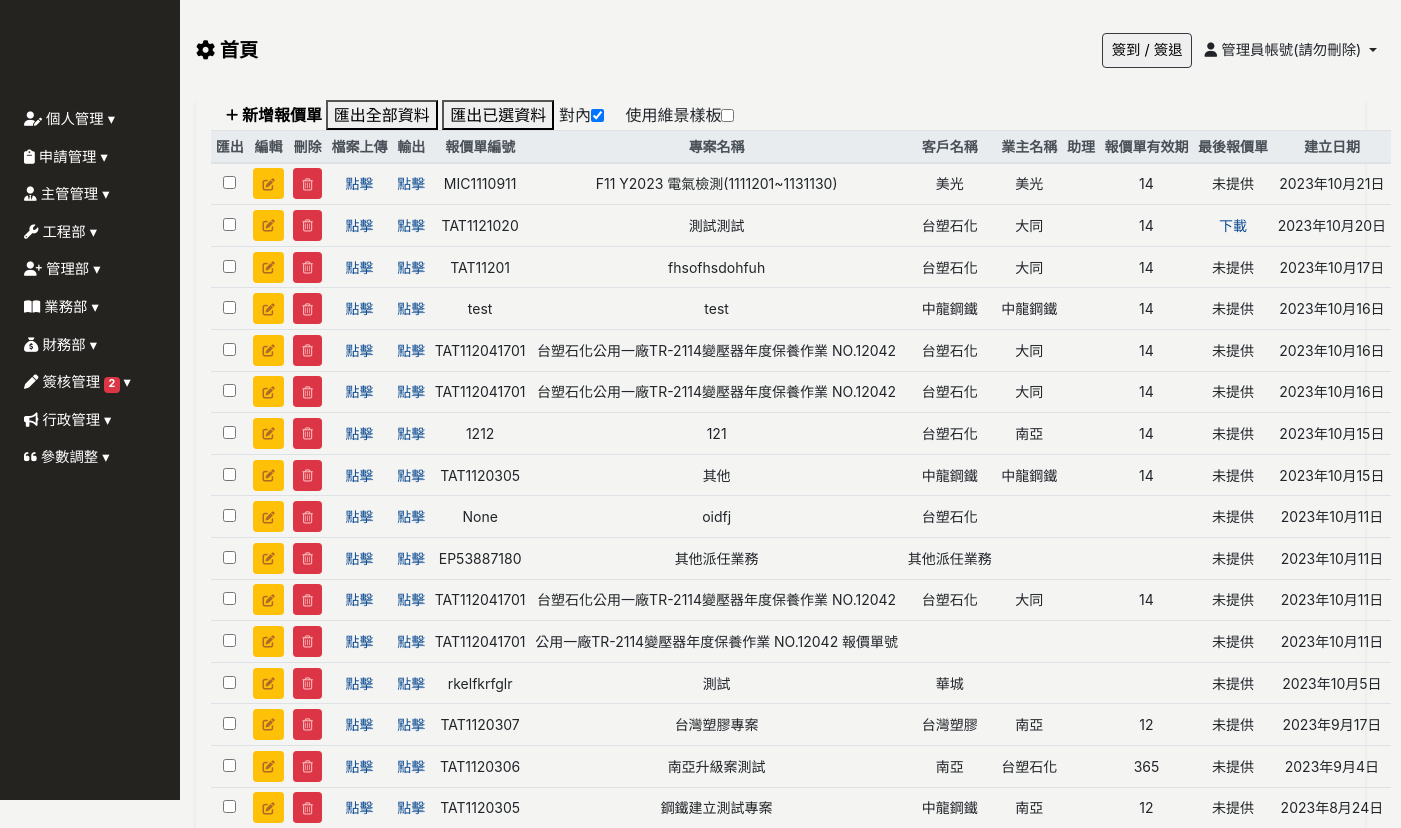
/quotation (signed in), run on the app's committed database.
### Backend/models.py (models this page shows, shortened)
class ModifiedModel(models.Model):
    modified_by = models.ForeignKey("Employee", on_delete=models.SET_NULL, null=True, blank=True)
    created_date = models.DateField(default=timezone.now,verbose_name='建立日期')
    update_date = models.DateField(auto_now=True, verbose_name='更新日期')
    class Meta:
        abstract = True

class Employee(ModifiedModel):
    GENDER_CHOICES = [
        ('M', '男'),
        ('F', '女'),
    ]
    BLOOD_TYPE_CHOICES = [
        ('A', 'A型'),
        ('B', 'B型'),
        ('AB','AB型'),
        ('O', 'O型'),
    ]
    MARITAL_STATUS_CHOICES = [
        ('M', '已婚'),
        ('S', '未婚'),
        ('D', '離異'),
    ]
    MILITARY_STATUS_CHOICES = [
        ('M', '義務役'),
        ('E', '免服役'),
        ('A', '替代役'),
    ]
    user = models.OneToOneField(User, null=True, blank=True, on_delete=models.CASCADE)
    profile_image = models.ImageField(upload_to='employee_profile/', blank=True, null=True, default='employee_profile/default_profile.png', verbose_name='員工照片')
    location_city = models.CharField(max_length=4, choices=LOCATION_CHOICES, null=True, blank=True, verbose_name='居住城市(用於計算)')
    uploaded_files = models.ManyToManyField(UploadedFile,blank=True,  related_name="userfile")
    annualleaves = models.ManyToManyField(AnnualLeave,blank=True,  related_name="AnnualLeave_user")
    full_name = models.CharField(max_length=30, null=True, blank=True, verbose_name='員工名稱')
    employee_id	 = models.CharField(max_length=30, blank=True,verbose_name='員工編號')
    departments = models.ForeignKey('Department', on_delete=models.SET_NULL, blank=True, null=True, related_name='employees', verbose_name='部門名稱')# 你可以通过department.employees.all()访问一个部门的所有员工。
    position = models.CharField(max_length=30, null=True, blank=True, verbose_name='職稱')
    phone_number = models.CharField(max_length=20, null=True, blank=True,verbose_name='手機號碼')
    contact_number = models.CharField(max_length=20, null=True, blank=True,verbose_name='聯絡電話(報價單顯示)')
    start_work_date = models.DateField(null=True, blank=True, verbose_name='到職日期')
    id_number = models.CharField(max_length=20, null=True, blank=True, verbose_name='身份證字號')
    birthday = models.DateField(null=True, blank=True, verbose_name='出生日期')
    gender = models.CharField(max_length=1, choices=GENDER_CHOICES, null=True, blank=True, verbose_name='性別')
    blood_type = models.CharField(max_length=2, choices=BLOOD_TYPE_CHOICES, null=True, blank=True, verbose_name='血型')
    birth_place = models.CharField(max_length=100, null=True, blank=True, verbose_name='出生地')
    marital_status = models.CharField(max_length=1, choices=MARITAL_STATUS_CHOICES, null=True, blank=True, verbose_name='婚姻狀況')
    military_status = models.CharField(max_length=1, choices=MILITARY_STATUS_CHOICES, null=True, blank=True, verbose_name='兵役狀況')
    permanent_address = models.CharField(max_length=50, null=True, blank=True, verbose_name='戶籍地址')
    current_address_city = models.CharField(max_length=50, null=True, blank=True, verbose_name='現居地址縣市')
    current_address = models.CharField(max_length=50, null=True, blank=True, verbose_name='現居地址')
    location = models.CharField(max_length=50, null=True, blank=True, verbose_name='所在地')
    company_email = models.EmailField(null=True, blank=True, verbose_name='公司E_Mail')
    personal_email = models.EmailField(null=True, blank=True, verbose_name='個人E_Mail(報價單顯示)')
    emergency_contact = models.CharField(max_length=50, null=True, blank=True, verbose_name='緊急聯絡人1')
    emergency_contact_relations = models.CharField(max_length=50, null=True, blank=True, verbose_name='關係1')
    emergency_contact_phone = models.CharField(max_length=20, null=True, blank=True, verbose_name='聯絡人電話1')
    default_salary = models.PositiveIntegerField(default=26000, null=True, blank=True, verbose_name="基本薪資")
    job_addition = models.PositiveIntegerField(default=0, null=True, blank=True, verbose_name="職務加給")
    phone_addition = models.PositiveIntegerField(default=0, null=True, blank=True, verbose_name="手機加給")
    certificates_addition = models.PositiveIntegerField(default=0, null=True, blank=True, verbose_name="證照加給")
    labor_protection = models.PositiveIntegerField(default=0, null=True, blank=True, verbose_name="勞保級距")
    health_insurance = models.PositiveIntegerField(default=0, null=True, blank=True, verbose_name="健保級距")
    labor_pension_moeny = models.PositiveIntegerField(default=6, null=True, blank=True, verbose_name="勞退級距")
    labor_pension = models.PositiveIntegerField(default=6, null=True, blank=True, verbose_name="勞退比例(%)")
    class Meta:
        verbose_name = "員工"   # 單數
        verbose_name_plural = verbose_name   #複數
    @classmethod
    def active_users(cls):
        return cls.objects.filter(user__is_active=True) #.exclude(user__username="admin")
    def info(self):
        return self.full_name,self.company_email or "",self.contact_number or ""

class Quotation(ModifiedModel):
    quotation_id = models.CharField(max_length=100, null=True, blank=True, verbose_name='報價單編號')
    client = models.ForeignKey("Client",related_name="Quotation", on_delete=models.SET_NULL, null=True, blank=True, verbose_name='客戶名稱')
    requisition = models.ForeignKey("Client",related_name="Quotation_buy", on_delete=models.SET_NULL, null=True, blank=True, verbose_name='請購單位')
    project_name = models.CharField(max_length=100, verbose_name="專案名稱",blank=True, null=True)
    quote_date = models.DateField(null=True, blank=True, verbose_name="報價日期")
    quote_validity_period = models.IntegerField(verbose_name="報價單有效期",blank=True, null=True)
    business_assistant_user = models.ForeignKey(Employee,related_name="quotaion_process", null=True ,on_delete=models.SET_NULL, verbose_name="業務助理")
    internal_content = models.TextField(blank=True, null=True, verbose_name='紀錄(對內)')
    created_by = models.ForeignKey("Employee",related_name="quotation_author", on_delete=models.SET_NULL, null=True, blank=True)
    uploaded_files = models.ManyToManyField(UploadedFile,blank=True,  related_name="quotationfile")
    last_excel = models.FileField(upload_to="last_file", null=True, blank=True, verbose_name="最終版報價單")
    def last_excel_link(self):
        if self.last_excel:
            download_link = "<a href='{}' download>下載</a>".format(self.last_excel.url)
            return mark_safe(download_link)
        else:
            return "未提供"
    class Meta:
        verbose_name = "報價單"
        verbose_name_plural = "報價單"

class Client(ModifiedModel):
    client_name = models.CharField(max_length=100, blank=True, null=True, verbose_name="客戶簡稱")
    client_english_name = models.CharField(max_length=150, blank=True, null=True, verbose_name="客戶英文名稱")
    client_id = models.CharField(max_length=100, blank=True, null=True, verbose_name="客戶編號")
    tax_id = models.CharField(max_length=20, verbose_name="統一編號",blank=True, null=True)
    established = models.DateField(blank=True, null=True, verbose_name="成立時間")
    contact_principal = models.CharField(max_length=50, verbose_name="公司負責人",blank=True, null=True)
    pay_days = models.CharField(max_length=50, verbose_name="付款天數",blank=True, null=True)
    pay_method = models.CharField(max_length=50, verbose_name="付款方式",blank=True, null=True)
    address = models.CharField(max_length=100,verbose_name="公司地址",blank=True, null=True)
    remark = models.TextField( null=True, blank=True, verbose_name='備註')
    contact_str=models.TextField( null=True, blank=True, verbose_name='聯絡人字串')
    address_str=models.TextField( null=True, blank=True, verbose_name='地址字串')
    contact_person = models.CharField(max_length=50, verbose_name="聯絡人",blank=True, null=True)
    tel = models.CharField(max_length=20, verbose_name="電話",blank=True, null=True)
    mobile = models.CharField(max_length=20, verbose_name="手機",blank=True, null=True)
    fax = models.CharField(max_length=20, verbose_name="傳真",blank=True, null=True)
    email = models.EmailField(verbose_name="電子郵件",blank=True, null=True)
    class Meta:
        verbose_name = "客戶管理"
        verbose_name_plural = verbose_name

### Frontend/views.py (the view)
# urls.py: path('quotation', login_required(views.Quotation_ListView.as_view()), name="quotation"),
class Quotation_ListView(ListView):
    model = Quotation
    template_name = 'quotation/quotation.html'
    context_object_name = 'quotation'
    def get_context_data(self, **kwargs):
        x = Employee.objects.get(id=49)
        print(x.info())
        context = super().get_context_data(**kwargs)
        context["workitems"]= Work_Item.objects.all()
        context['client'] = Client.objects.all()
        context['quotation'] = Quotation.objects.all().order_by("-id")
        from django.db.models import Case, When, Value
        employees_sorted = Employee.active_users().annotate(#以業務組優先排序
            custom_order=Case(
                When(departments__department_name='業務組', then=Value(0)),
                default=Value(1)
            )
        ).order_by('custom_order')
        context['employees_sorted'] = employees_sorted
        return context

### Frontend/templates/quotation/quotation.html (shortened to what this page needs)
{% extends 'base/base_dashboard.html' %}
{% block import %}
{% load static%}
<link rel="stylesheet" href="{% static 'css/employee/employee.css' %}">
{% endblock %}
{% block main %}
<div class="main px-3">
    <div class="employee-table container-fluid shadow-sm table-responsive-lg">
        <table class="table table-sm table-hover text-center" id="table" data-toggle="table" data-sortable="true"
            data-toolbar="#toolbar" data-search="true" data-show-columns="true" data-filter-strict-search="true"
            data-show-columns-toggle-all="true" data-pagination="true" data-page-size="25" data-page-list="[25, All]"
            data-filter-control="true">
            <div id="toolbar">
                <div class="employee-header container-fluid">
                    <a href="" class="font-weight-bold" id="sys_new" data-toggle="modal" data-target="#employee-modal">
                        <i class="fa-solid fa-plus fa-sm" style="color: #000000;"></i> 新增報價單
                    </a>
                    <button class="d-none d-md-inline-block" onclick="exportAllOptionToExcel('員工.xlsx')"
                        data-export-url="{% url 'excel_export' %}">匯出全部資料</button>
                    <button class="d-none d-md-inline-block"
                        onclick="exportSelectedOptionToExcel('員工.xlsx')">匯出已選資料</button>
                    <div class="form-check form-check-inline">
                        <label for="for" class="form-check-label">對內</label>
                        <input type="checkbox" name="" class="form-check-input" id="for" checked>
                    </div>
                    <div class="form-check form-check-inline">
                        <label for="idfive" class="form-check-label">使用維景樣板</label>
                        <input type="checkbox" name="" class="form-check-input" id="five">
                    </div>
                </div>
            </div>
            <thead class="thead-light" style="font-size: 14px;">
                <tr class="text-nowrap">
                    <th data-force-hide="true" data-switchable="false" data-no-print="true" data-field="checkbox"
                        class="d-none d-md-table-cell">匯出</th>
                    <th data-force-hide="true" data-switchable="false" data-no-print="true" data-field="edit">編輯</th>
                    <th data-force-hide="true" data-switchable="false" data-no-print="true" data-field="delete">刪除</th>
                    <th data-field="file" data-sortable="true">檔案上傳</th>
                    <th data-force-hide="true" data-switchable="false" data-no-print="true" data-field="process">
                        輸出</th>
                    <th data-field="quotation_id" data-sortable="true">報價單編號</th>
                    <th data-field="project_name" data-sortable="true">專案名稱</th>
                    <th data-field="client" data-sortable="true">客戶名稱</th>
                    <th data-field="requisition" data-sortable="true">業主名稱</th>
                    <th data-field="business_assistant" data-sortable="true">助理</th>
                    <th data-field="quote_validity_period" data-sortable="true">報價單有效期</th>
                    <th data-field="last_excel_link" data-sortable="true">最後報價單</th>
                    <th data-field="created_date" data-sortable="true">建立日期</th>
                </tr>
            </thead>
            <tbody class="text-nowrap" style="font-size: 14px;">
                {% for item in quotation %}
                <tr>
                    <td><input type="checkbox" name="importcheckd" onclick="updateCheckedArray(this)"
                            value="{{ item.id }}"></td>
                    <td>
                        <a data-target="#employee-modal" type="button" data-url="quotation" data-id="{{ item.id }}"
                            class=" btn btn-sm btn-warning" data-toggle="modal"
                            data-target="#project-confirmation-modal" onclick="LoadData(event)">
                        </a>
                    </td>
                    <td>
                        <a data-url="quotation" data-target="#employee-modal" data-id="{{ item.id }}" type="button"
                            class="sys_del btn btn-sm btn-danger" onclick="DELETE_handleClick(event)">
                        </a>
                    </td>
                    <td>
                        <a href="" onclick="setQuotationId({{item.pk}})" data-toggle="modal"
                            data-target="#fileUploadModal">點擊</a>
                    </td>
                    <td><a href="#" onclick="openNewWindow({{item.pk}})">點擊</a></td>
                    <td>
                        {{ item.quotation_id}}
                    </td>
                    <td>
                        {{ item.project_name}}
                    </td>
                    <td>
                        {% if item.client.client_name %}{{ item.client.client_name }}{% endif %}
                    </td>
                    <td>
                        {% if item.requisition.client_name %}{{ item.requisition.client_name }}{% endif %}
                    </td>
                    <td>
                    </td>
                    <td>
                        {% if item.quote_validity_period %}{{ item.quote_validity_period }}{% endif %}
                    </td>
                    <td>
                        {% if item.last_excel_link %}{{ item.last_excel_link }}{% endif %}
                    </td>
                    <td>
                        {{ item.created_date}}
                    </td>
                </tr>
                {% endfor %}
            </tbody>
        </table>
    </div>
</div>
{% endblock %}

### Frontend/templates/base/header.html (shortened to what this page needs)
<header class="d-flex justify-content-between align-items-center px-3">
    <div>
        <a href="{% url 'index' %}" style="color: #000; text-decoration: none;">
            <span class="font-weight-bold" style="font-size: clamp(1rem, 2vw, 1.2rem);">
                <i class="fa-solid fa-gear"></i> 首頁
            </span>
        </a>
    </div>
    <div>
        <button type="button" class="border border-dark rounded mr-2" data-toggle="modal" data-target="#clock-inout" @click="catchDateTime">
            簽到 / 簽退
        </button>
        <span class="dropdown-toggle mr-2 employee_full_name" data-toggle="dropdown">
            <i class="fa-solid fa-user"></i> {{ request.user.employee.full_name }}
        </span>
    </div>
</header>
{% load static %}

### data on the page
Quotation: quotation_id "MIC1110911", project_name "F11 Y2023 電氣檢測(1111201~1131130)", client.client_name "美光", requisition.client_name "美光", quote_validity_period "14", last_excel_link "未提供", created_date "2023年10月21日"
Quotation: quotation_id "TAT1121020", project_name "測試測試", client.client_name "台塑石化", requisition.client_name "大同", quote_validity_period "14", last_excel_link "下載", created_date "2023年10月20日"
Quotation: quotation_id "TAT11201", project_name "fhsofhsdohfuh", client.client_name "台塑石化", requisition.client_name "大同", quote_validity_period "14", last_excel_link "未提供", created_date "2023年10月17日"
Quotation: quotation_id "test", project_name "test", client.client_name "中龍鋼鐵", requisition.client_name "中龍鋼鐵", quote_validity_period "14", last_excel_link "未提供", created_date "2023年10月16日"
Quotation: quotation_id "TAT112041701", project_name "台塑石化公用一廠TR-2114變壓器年度保養作業 NO.12042", client.client_name "台塑石化", requisition.client_name "大同", quote_validity_period "14", last_excel_link "未提供", created_date "2023年10月16日"
Quotation: quotation_id "TAT112041701", project_name "台塑石化公用一廠TR-2114變壓器年度保養作業 NO.12042", client.client_name "台塑石化", requisition.client_name "大同", quote_validity_period "14", last_excel_link "未提供", created_date "2023年10月16日"
Quotation: quotation_id "1212", project_name "121", client.client_name "台塑石化", requisition.client_name "南亞", quote_validity_period "14", last_excel_link "未提供", created_date "2023年10月15日"
Quotation: quotation_id "TAT1120305", project_name "其他", client.client_name "中龍鋼鐵", requisition.client_name "中龍鋼鐵", quote_validity_period "14", last_excel_link "未提供", created_date "2023年10月15日"
Quotation: quotation_id "None", project_name "oidfj", client.client_name "台塑石化", last_excel_link "未提供", created_date "2023年10月11日"
Quotation: quotation_id "EP53887180", project_name "其他派任業務", client.client_name "其他派任業務", last_excel_link "未提供", created_date "2023年10月11日"
Quotation: quotation_id "TAT112041701", project_name "台塑石化公用一廠TR-2114變壓器年度保養作業 NO.12042", client.client_name "台塑石化", requisition.client_name "大同", quote_validity_period "14", last_excel_link "未提供", created_date "2023年10月11日"
Quotation: quotation_id "TAT112041701", project_name "公用一廠TR-2114變壓器年度保養作業 NO.12042 報價單號", last_excel_link "未提供", created_date "2023年10月11日"
Quotation: quotation_id "rkelfkrfglr", project_name "測試", client.client_name "華城", last_excel_link "未提供", created_date "2023年10月5日"
Quotation: quotation_id "TAT1120307", project_name "台灣塑膠專案", client.client_name "台灣塑膠", requisition.client_name "南亞", quote_validity_period "12", last_excel_link "未提供", created_date "2023年9月17日"
Quotation: quotation_id "TAT1120306", project_name "南亞升級案測試", client.client_name "南亞", requisition.client_name "台塑石化", quote_validity_period "365", last_excel_link "未提供", created_date "2023年9月4日"
Quotation: quotation_id "TAT1120305", project_name "鋼鐵建立測試專案", client.client_name "中龍鋼鐵", requisition.client_name "南亞", quote_validity_period "12", last_excel_link "未提供", created_date "2023年8月24日"

### other printed values
{{ approval_count }} "2"
{{ request.user.employee.full_name }} "管理員帳號(請勿刪除)"
